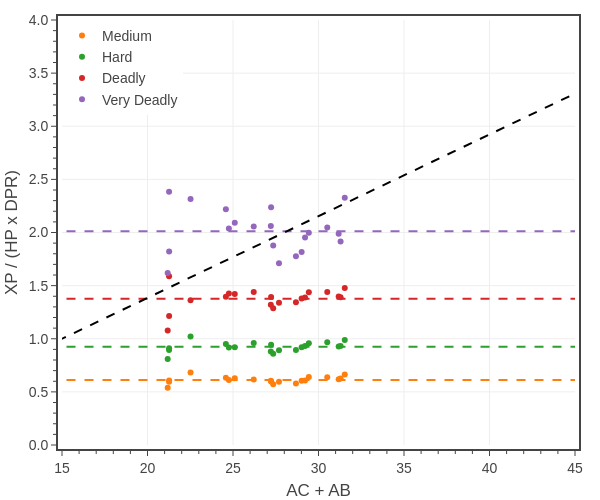

Notebook source saved alongside this figure:
### Code cell
# Fig. 2: Plot PC XP/(DPR x HP) vs AB + AC
levels = np.array(range(1,21,1))

fig = go.Figure()

diff = 'Medium'
d = ENCOUNTER_DIFFICULTIES[diff]
pc_data_file = f'../../_classes/xp-and-player-characters/pc data - {diff} 2 short rests.json'

with open(pc_data_file, 'r') as fin:
    pc_data = json.load(fin)

ac = np.zeros(20)
for pc_class in PC_CLASSES:
    ac += np.array([x['armor class'] for x in pc_data[pc_class]])
ac /= len(PC_CLASSES)

ab = np.zeros(20)
for pc_class in PC_CLASSES:
    ab += np.array([x['attack bonus'] for x in pc_data[pc_class]])
ab /= len(PC_CLASSES)

hp = np.zeros(20)
for pc_class in PC_CLASSES:
    #hp += np.array([(x['hit points mean']+x['healing mean'])*x['hit points multiplier'] for x in pc_data[pc_class]])
    hp += np.array([(x['hit points mean'])*x['hit points multiplier'] for x in pc_data[pc_class]])
hp /= len(PC_CLASSES)

dpr = np.zeros(20)
for pc_class in PC_CLASSES:
    dpr += np.array([x['damage per round mean'] for x in pc_data[pc_class]])
dpr /= len(PC_CLASSES)

COEFF = 1.0 # 4*0.65/3
groups = [
    #{'name': 'Easy'       , 'XP': np.array(ENCOUNTER_DIFFICULTIES['Easy']['XP']), 'color': ENCOUNTER_DIFFICULTIES['Easy']['color']},
    {'name': 'Medium'     , 'XP': np.array(ENCOUNTER_DIFFICULTIES['Medium']['XP']), 'color': ENCOUNTER_DIFFICULTIES['Medium']['color']},
    {'name': 'Hard'       , 'XP': np.array(ENCOUNTER_DIFFICULTIES['Hard']['XP']), 'color': ENCOUNTER_DIFFICULTIES['Hard']['color']},
    {'name': 'Deadly'     , 'XP': np.array(ENCOUNTER_DIFFICULTIES['Deadly']['XP']), 'color': ENCOUNTER_DIFFICULTIES['Deadly']['color']},
    {'name': 'Very Deadly', 'XP': np.array(ENCOUNTER_DIFFICULTIES['Daily']['XP'])*0.5, 'color': ENCOUNTER_DIFFICULTIES['Daily']['color']},
]
for group in groups:
    name = group['name']
    xp_ratio = group['XP']/(hp*dpr*COEFF)
    color = group['color']
    fig.add_trace(go.Scatter(
        x=ac + ab, 
        y=xp_ratio,
        mode='markers', 
        line=dict(color=color, dash='solid'),
        name=name,
        legendgroup=name,
        hovertemplate=
            f'<b>{name}</b><br>'+
            'AC + AB: %{x:.0f}<br>'+
            'ratio %{y:.2f}'+
            '<extra></extra>'
    ))
    print(np.mean(xp_ratio))
    fig.add_trace(go.Scatter(
        x=[10,45], 
        y=2*[np.mean(xp_ratio)],
        mode='lines', 
        line=dict(color=color, dash='dash'),
        name=name,
        legendgroup=name,
        showlegend=False,
        hoverinfo='skip',
    ))

x = np.linspace(10,45,10)
fig.add_trace(go.Scatter(
    x=x, 
    y=(1 + (x - 15)/13),
    mode='lines', 
    line=dict(color='black', dash='dash'),
    name='linear approximation',
    showlegend=False,
    hoverinfo='skip',
))

# update layout
fig.update_layout(
    template=tfb.FIG_TEMPLATE,
    xaxis=dict(
        title_text='AC + AB',
        range=[15, 45],
        tick0=0, dtick=5,
        minor=dict(tick0=0, dtick=1),
    ),
    yaxis=dict(
        title_text='XP / (HP x DPR)',
        range=[0,4],
        tickformat='.1f',
        tick0=0, dtick=0.5,
        minor=dict(tick0=0, dtick=0.1),
    ),
    legend=dict(
        yanchor='top',  y=1.00,
        xanchor='left', x=0.00,
    ),
    width=600, 
    height=500,
)

# show figure
fig.show(config=tfb.FIG_CONFIG)

# save figures
if SAVEFIGS:
    fig.update_layout(autosize=True, width=None, height=None)
    tfb.save_fig_html(fig, format='large', name=f'./fig-pc-accuracy-vs-acab-large')
    tfb.save_fig_html(fig, format='small', name=f'./fig-pc-accuracy-vs-acab-small', marker_size=4, legend_font_size=8)

### Figure 1 — Plotly figure (JSON) as saved in the notebook; plotly's stock layout.template omitted (floating-point values rounded to 4 significant figures)
{"data": [{"hovertemplate": "<b>Medium</b><br>AC + AB: %{x:.0f}<br>ratio %{y:.2f}<extra></extra>", "legendgroup": "Medium", "line": {"color": "#FF7F0E", "dash": "solid"}, "mode": "markers", "name": "Medium", "type": "scatter", "x": [21.18, 21.26, 21.26, 22.52, 24.58, 24.76, 25.1, 26.21, 27.21, 27.23, 27.35, 27.69, 28.68, 29.01, 29.21, 29.43, 30.51, 31.18, 31.29, 31.54], "y": [0.5392, 0.6073, 0.5958, 0.6813, 0.6339, 0.6115, 0.6273, 0.617, 0.6045, 0.5967, 0.572, 0.595, 0.5792, 0.6052, 0.6074, 0.639, 0.6386, 0.6183, 0.6254, 0.6632]}, {"hoverinfo": "skip", "legendgroup": "Medium", "line": {"color": "#FF7F0E", "dash": "dash"}, "mode": "lines", "name": "Medium", "showlegend": false, "type": "scatter", "x": [10, 45], "y": [0.6129, 0.6129]}, {"hovertemplate": "<b>Hard</b><br>AC + AB: %{x:.0f}<br>ratio %{y:.2f}<extra></extra>", "legendgroup": "Hard", "line": {"color": "#2CA02C", "dash": "solid"}, "mode": "markers", "name": "Hard", "type": "scatter", "x": [21.18, 21.26, 21.26, 22.52, 24.58, 24.76, 25.1, 26.21, 27.21, 27.23, 27.35, 27.69, 28.68, 29.01, 29.21, 29.43, 30.51, 31.18, 31.29, 31.54], "y": [0.8088, 0.911, 0.8937, 1.022, 0.9509, 0.9172, 0.9201, 0.9597, 0.8793, 0.9447, 0.858, 0.8925, 0.8951, 0.9199, 0.9327, 0.9585, 0.9661, 0.9274, 0.9317, 0.989]}, {"hoverinfo": "skip", "legendgroup": "Hard", "line": {"color": "#2CA02C", "dash": "dash"}, "mode": "lines", "name": "Hard", "showlegend": false, "type": "scatter", "x": [10, 45], "y": [0.9239, 0.9239]}, {"hovertemplate": "<b>Deadly</b><br>AC + AB: %{x:.0f}<br>ratio %{y:.2f}<extra></extra>", "legendgroup": "Deadly", "line": {"color": "#D62728", "dash": "solid"}, "mode": "markers", "name": "Deadly", "type": "scatter", "x": [21.18, 21.26, 21.26, 22.52, 24.58, 24.76, 25.1, 26.21, 27.21, 27.23, 27.35, 27.69, 28.68, 29.01, 29.21, 29.43, 30.51, 31.18, 31.29, 31.54], "y": [1.078, 1.215, 1.589, 1.363, 1.395, 1.427, 1.422, 1.44, 1.319, 1.392, 1.287, 1.339, 1.343, 1.38, 1.388, 1.438, 1.441, 1.399, 1.391, 1.478]}, {"hoverinfo": "skip", "legendgroup": "Deadly", "line": {"color": "#D62728", "dash": "dash"}, "mode": "lines", "name": "Deadly", "showlegend": false, "type": "scatter", "x": [10, 45], "y": [1.376, 1.376]}, {"hovertemplate": "<b>Very Deadly</b><br>AC + AB: %{x:.0f}<br>ratio %{y:.2f}<extra></extra>", "legendgroup": "Very Deadly", "line": {"color": "#9467BD", "dash": "solid"}, "mode": "markers", "name": "Very Deadly", "type": "scatter", "x": [21.18, 21.26, 21.26, 22.52, 24.58, 24.76, 25.1, 26.21, 27.21, 27.23, 27.35, 27.69, 28.68, 29.01, 29.21, 29.43, 30.51, 31.18, 31.29, 31.54], "y": [1.618, 1.822, 2.383, 2.316, 2.219, 2.038, 2.091, 2.057, 2.061, 2.237, 1.877, 1.711, 1.777, 1.816, 1.952, 1.997, 2.047, 1.987, 1.914, 2.327]}, {"hoverinfo": "skip", "legendgroup": "Very Deadly", "line": {"color": "#9467BD", "dash": "dash"}, "mode": "lines", "name": "Very Deadly", "showlegend": false, "type": "scatter", "x": [10, 45], "y": [2.012, 2.012]}, {"hoverinfo": "skip", "line": {"color": "black", "dash": "dash"}, "mode": "lines", "name": "linear approximation", "showlegend": false, "type": "scatter", "x": [10, 13.89, 17.78, 21.67, 25.56, 29.44, 33.33, 37.22, 41.11, 45], "y": [0.6154, 0.9145, 1.214, 1.513, 1.812, 2.111, 2.41, 2.709, 3.009, 3.308]}], "layout": {"height": 500, "legend": {"x": 0, "xanchor": "left", "y": 1, "yanchor": "top"}, "width": 600, "xaxis": {"dtick": 5, "minor": {"dtick": 1, "tick0": 0}, "range": [15, 45], "tick0": 0, "title": {"text": "AC + AB"}}, "yaxis": {"dtick": 0.5, "minor": {"dtick": 0.1, "tick0": 0}, "range": [0, 4], "tick0": 0, "tickformat": ".1f", "title": {"text": "XP / (HP x DPR)"}}}}
